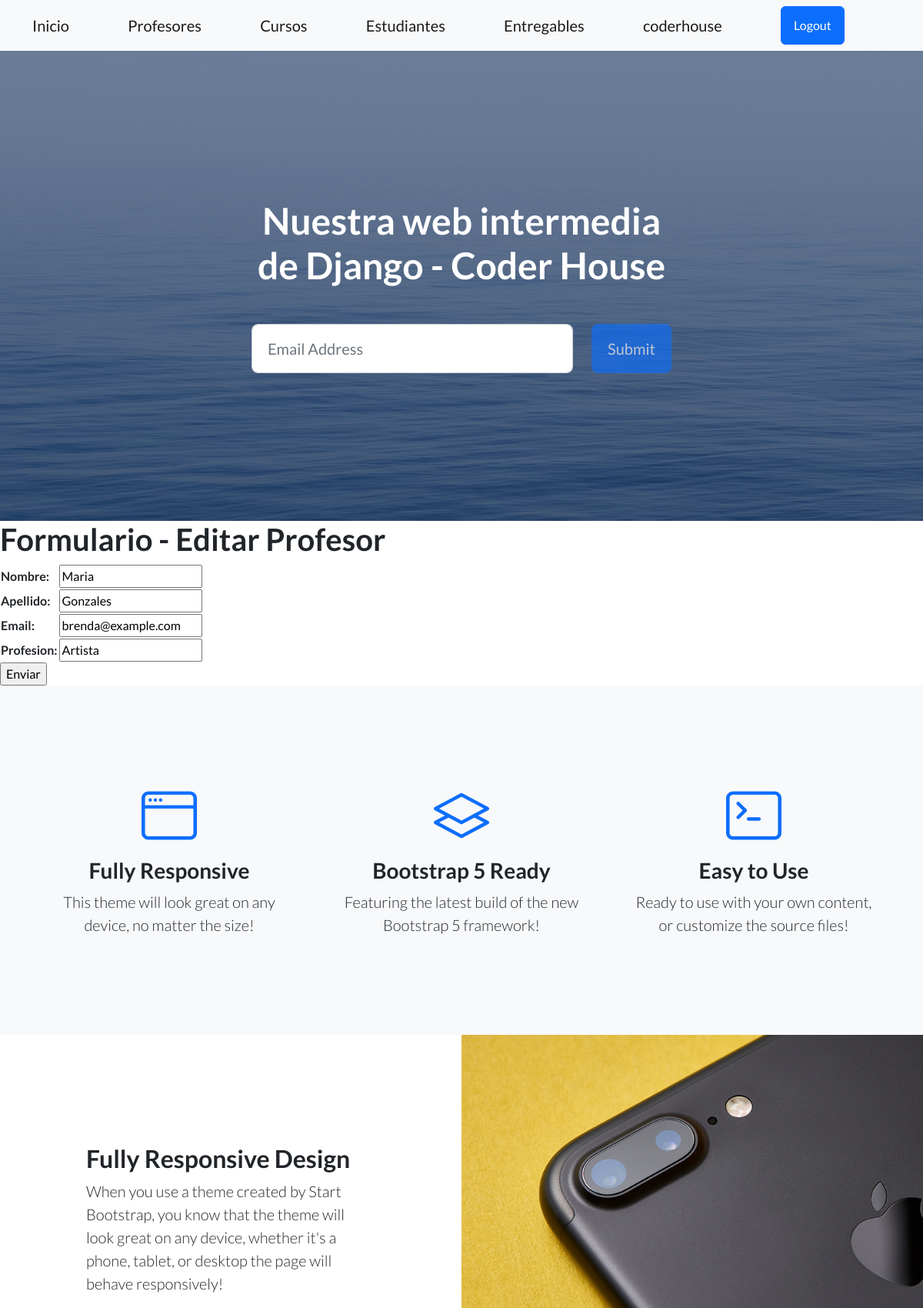
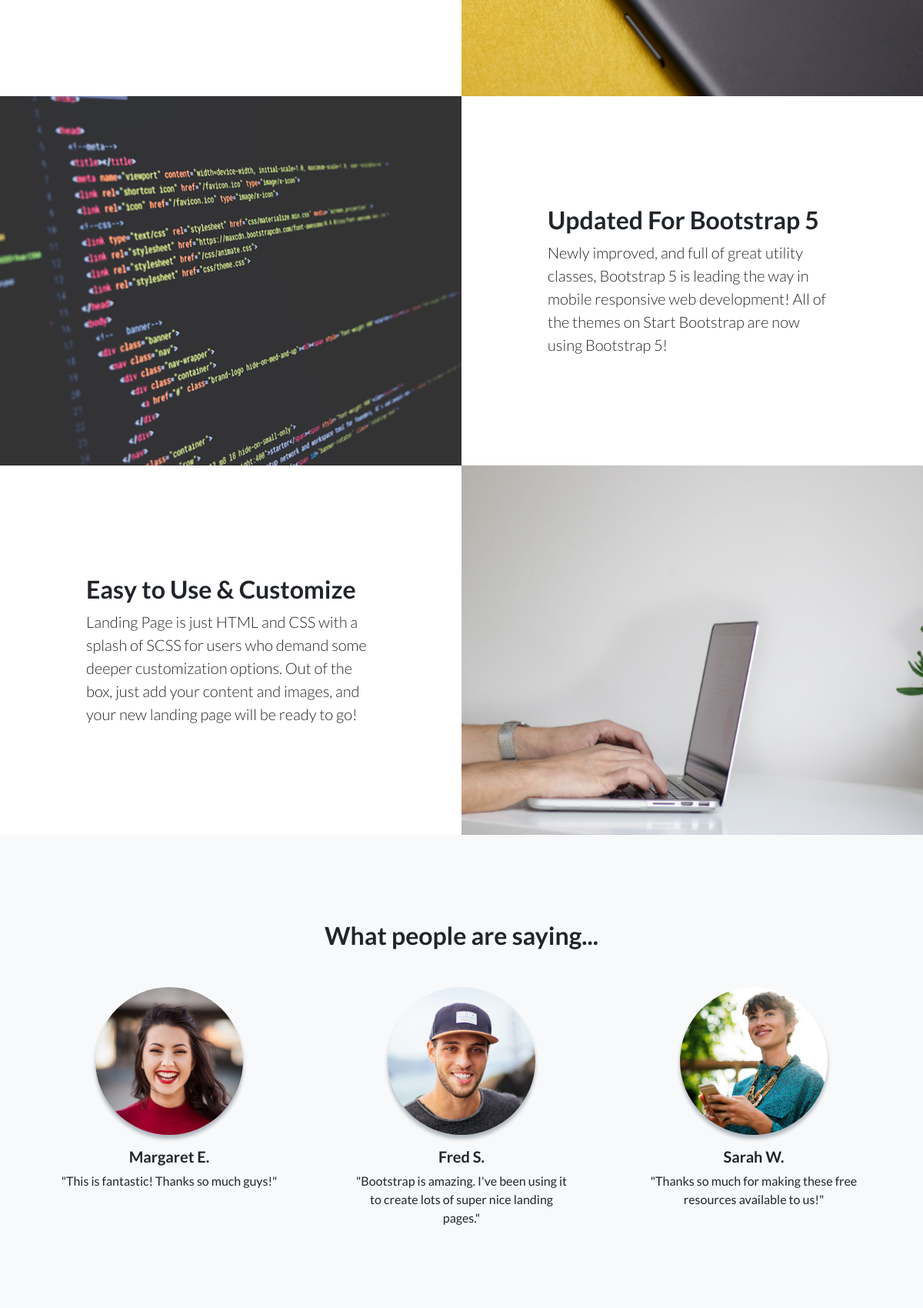
Page /AppCoder/editarProfesor/Maria/ (signed in, upper part) on the committed database (2 pictures, top to bottom).
### AppCoder/models.py (models this page shows, shortened)
class Profesor(models.Model):
    nombre = models.CharField(max_length=30)
    apellido = models.CharField(max_length=30)
    email = models.EmailField()
    profesion = models.CharField(max_length=30)

### AppCoder/views.py (the view)
# urls.py: path('editarProfesor/<profesor_nombre>/', views.editar_profesor, name="EditarProfesor"),
def editar_profesor(request, profesor_nombre):
    profesor = Profesor.objects.get(nombre=profesor_nombre)
    if request.method == 'POST':
        miFormulario = ProfesorFormulario(request.POST)
        print(miFormulario)
        if miFormulario.is_valid():  # Si pasó la validación de Django
            informacion = miFormulario.cleaned_data
            profesor.nombre = informacion['nombre']
            profesor.apellido = informacion['apellido']
            profesor.email = informacion['email']
            profesor.profesion = informacion['profesion']
            profesor.save()
            return render(request, "AppCoder/inicio.html")
    else:
        miFormulario = ProfesorFormulario(initial={'nombre': profesor.nombre, 'apellido': profesor.apellido,
                                                   'email': profesor.email, 'profesion': profesor.profesion})
    return render(request, "AppCoder/editarProfesor.html", {"miFormulario": miFormulario, "profesor_nombre": profesor_nombre})

### AppCoder/forms.py
class ProfesorFormulario(forms.Form):
    nombre = forms.CharField(max_length=30)
    apellido = forms.CharField(max_length=30)
    email = forms.EmailField()
    profesion = forms.CharField(max_length=30)

### AppCoder/templates/AppCoder/editarProfesor.html (shortened to what this page needs)
{% extends "AppCoder/padre.html" %}
{% load static %}
{% block contenidoQueCambia %}
    <h1>Formulario - Editar Profesor</h1>
    <form action="" method="POST">{% csrf_token %}
        <table>
            {{ miFormulario.as_table }}
        </table>
        <input type="submit", value="Enviar">
    </form>
{% endblock %}

### AppCoder/templates/AppCoder/padre.html (shortened to what this page needs)
<!DOCTYPE html>
<html lang="en">
    <head>
        <link href="https://cdn.jsdelivr.net/npm/bootstrap-icons@1.5.0/font/bootstrap-icons.css" rel="stylesheet" type="text/css" />
        <link href="css/styles.css" rel="stylesheet" />
    </head>
    <body>
        <nav class="navbar navbar-light bg-light static-top">
            <div class="container">
                <a class="navbar-brand" href={% url 'Inicio' %}>Inicio</a>
                <a class="navbar-brand" href={% url 'LeerProfesores' %}>Profesores</a>
                <a class="navbar-brand" href={% url 'ListaCursos' %}>Cursos</a>
                <a class="navbar-brand" href={% url 'Estudiantes' %}>Estudiantes</a>
                <a class="navbar-brand" href={% url 'Entregables' %}>Entregables</a>
                {% if not request.user.is_authenticated %}
                <a class="btn btn-primary" href="{% url 'Login' %}">Login</a>
                <a class="btn btn-primary" href="{% url 'Registro' %}">Registro</a>
                {% else %}
                <a class="navbar-brand" href="{% url 'EditarPerfil' %}">{{request.user.username}}</a>
                <a class="btn btn-primary" href="{% url 'Logout' %}">Logout</a>
                {% endif %}
            </div>
        </nav>
        <header class="masthead">
            <div class="container position-relative">
                <div class="row justify-content-center">
                    <div class="col-xl-6">
                        <div class="text-center text-white">
                            <h1 class="mb-5">Nuestra web intermedia de Django - Coder House</h1>
                            <form class="form-subscribe" id="contactForm" data-sb-form-api-token="API_TOKEN">
                                <div class="row">
                                    <div class="col">
                                        <input class="form-control form-control-lg" id="emailAddress" type="email" placeholder="Email Address" data-sb-validations="required,email" />
                                    </div>
                                    <div class="col-auto"><button class="btn btn-primary btn-lg disabled" id="submitButton" type="submit">Submit</button></div>
                                </div>
                            </form>
                        </div>
                    </div>
                </div>
            </div>
        </header>
                {% block contenidoQueCambia %}{% endblock contenidoQueCambia %}
        <section class="features-icons bg-light text-center">
            <div class="container">
                <div class="row">
                    <div class="col-lg-4">
                        <div class="features-icons-item mx-auto mb-5 mb-lg-0 mb-lg-3">
                            <div class="features-icons-icon d-flex"><i class="bi-window m-auto text-primary"></i></div>
                            <h3>Fully Responsive</h3>
                            <p class="lead mb-0">This theme will look great on any device, no matter the size!</p>
                        </div>
                    </div>
                    <div class="col-lg-4">
                        <div class="features-icons-item mx-auto mb-5 mb-lg-0 mb-lg-3">
                            <div class="features-icons-icon d-flex"><i class="bi-layers m-auto text-primary"></i></div>
                            <h3>Bootstrap 5 Ready</h3>
                            <p class="lead mb-0">Featuring the latest build of the new Bootstrap 5 framework!</p>
                        </div>
                    </div>
                    <div class="col-lg-4">
                        <div class="features-icons-item mx-auto mb-0 mb-lg-3">
                            <div class="features-icons-icon d-flex"><i class="bi-terminal m-auto text-primary"></i></div>
                            <h3>Easy to Use</h3>
                            <p class="lead mb-0">Ready to use with your own content, or customize the source files!</p>
                        </div>
                    </div>
                </div>
            </div>
        </section>
        <section class="showcase">
            <div class="container-fluid p-0">
                <div class="row g-0">
                    <div class="col-lg-6 order-lg-2 text-white showcase-img" style="background-image: url('assets/img/bg-showcase-1.jpg')"></div>
                    <div class="col-lg-6 order-lg-1 my-auto showcase-text">
                        <h2>Fully Responsive Design</h2>
                        <p class="lead mb-0">When you use a theme created by Start Bootstrap, you know that the theme will look great on any device, whether it's a phone, tablet, or desktop the page will behave responsively!</p>
                    </div>
                </div>
                <div class="row g-0">
                    <div class="col-lg-6 text-white showcase-img" style="background-image: url('assets/img/bg-showcase-2.jpg')"></div>
                    <div class="col-lg-6 my-auto showcase-text">
                        <h2>Updated For Bootstrap 5</h2>
                        <p class="lead mb-0">Newly improved, and full of great utility classes, Bootstrap 5 is leading the way in mobile responsive web development! All of the themes on Start Bootstrap are now using Bootstrap 5!</p>
                    </div>
                </div>
                <div class="row g-0">
                    <div class="col-lg-6 order-lg-2 text-white showcase-img" style="background-image: url('assets/img/bg-showcase-3.jpg')"></div>
                    <div class="col-lg-6 order-lg-1 my-auto showcase-text">
                        <h2>Easy to Use & Customize</h2>
                        <p class="lead mb-0">Landing Page is just HTML and CSS with a splash of SCSS for users who demand some deeper customization options. Out of the box, just add your content and images, and your new landing page will be ready to go!</p>
                    </div>
                </div>
            </div>
        </section>
        <section class="testimonials text-center bg-light">
            <div class="container">
                <h2 class="mb-5">What people are saying...</h2>
                <div class="row">
                    <div class="col-lg-4">
                        <div class="testimonial-item mx-auto mb-5 mb-lg-0">
                            <img class="img-fluid rounded-circle mb-3" src="assets/img/testimonials-1.jpg" alt="..." />
                            <h5>Margaret E.</h5>
                            <p class="font-weight-light mb-0">"This is fantastic! Thanks so much guys!"</p>
                        </div>
                    </div>
                    <div class="col-lg-4">
                        <div class="testimonial-item mx-auto mb-5 mb-lg-0">
                            <img class="img-fluid rounded-circle mb-3" src="assets/img/testimonials-2.jpg" alt="..." />
                            <h5>Fred S.</h5>
                            <p class="font-weight-light mb-0">"Bootstrap is amazing. I've been using it to create lots of super nice landing pages."</p>
                        </div>
                    </div>
                    <div class="col-lg-4">
                        <div class="testimonial-item mx-auto mb-5 mb-lg-0">
                            <img class="img-fluid rounded-circle mb-3" src="assets/img/testimonials-3.jpg" alt="..." />
                            <h5>Sarah W.</h5>
                            <p class="font-weight-light mb-0">"Thanks so much for making these free resources available to us!"</p>
                        </div>
                    </div>
                </div>
            </div>
        </section>
    </body>
</html>
<!DOCTYPE html>
<html lang="en">
    <head>
        {% load static %}
        <link href="https://cdn.jsdelivr.net/npm/bootstrap-icons@1.5.0/font/bootstrap-icons.css" rel="stylesheet" type="text/css" />
        <link href={% static 'AppCoder/css/styles.css' %} rel="stylesheet" />
    </head>
    <body>
    </body>
</html>

### rows in the picture
Profesor: nombre "Maria", apellido "Gonzales", email "brenda@example.com", profesion "Artista"

### other values in the picture
{{ request.user.username }} "coderhouse"
